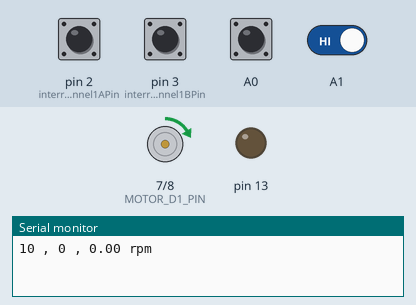
Simulated run of this sketch. Board: Arduino Uno, built with avr-gcc and run on an emulated ATmega328P. On the bench: motor-driver pin pairs drawn as motors (green arrow = first pin HIGH = forward, orange = second pin HIGH = backward, longer = more drive, scaled by the enable pin), output pins drawn as LEDs (lit = HIGH), the last lines printed to the serial monitor. Dashed ring = blinking. Inputs (shaded band) come from the test bench; at power-on: A0, A1, pin 2 (interruptChannel1APin), pin 3 (interruptChannel1BPin) HIGH.

Above: at 0.1 s.
At 1.4 s:
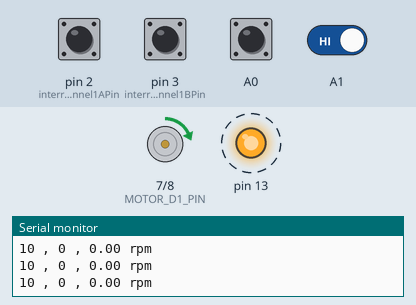
1.5 s: A1 driven LOW
At 6.12 s:
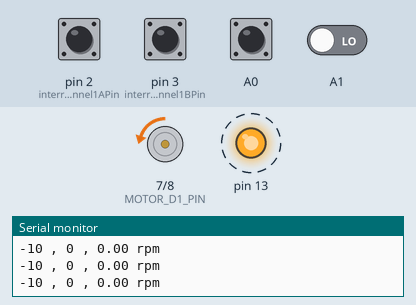
Timing chart, 0 to 15.9 s (numbered marks = the images above; inputs shaded):
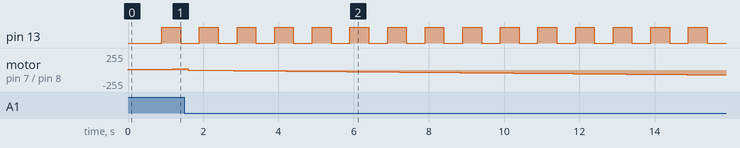

The sketch:

quiz3.ino
```cpp
#define MOTOR_D1_PIN 7
#define MOTOR_D2_PIN 8
#define MOTOR_PWM_PIN 6
int interruptChannel1APin = 2;
int interruptChannel1BPin = 3;
int delay_count = 0;
int setpoint= 10;
int fb_speed;
bool toggle;
int a;
volatile int encoderCount = 0;
volatile int encoderDir = 1;
void moveForward (int speed)
{
  digitalWrite(MOTOR_D1_PIN,HIGH);
  digitalWrite(MOTOR_D2_PIN,LOW);
  analogWrite(MOTOR_PWM_PIN,speed);
}

void moveBackward (int speed)
{
  digitalWrite(MOTOR_D1_PIN,LOW);
  digitalWrite(MOTOR_D2_PIN,HIGH);
  analogWrite(MOTOR_PWM_PIN,speed);
}
void setSpeed (int speed)
{
  if (speed>0)
  {
    if(speed>255)
    {speed=255;}
    moveForward(speed);
  }
 else if (speed<0)
 {
   speed=speed*(-1);
   if (speed>255)
   {speed=255;}
   moveBackward(speed);
 }
 else
 {moveForward(1);}
}
void Timer1_initialize (int period){
  noInterrupts();
  TCCR1A = 0;
  TCCR1B = 0;
  TCNT1  = 0;
  OCR1A = (16000000.0 / (256.0 * 1000.0)) * period -1;
  TCCR1B |= (1 << WGM12);
  TCCR1B |= (1 << CS12) | (0 << CS11) | (0 << CS10);
  TIMSK1 |= (1 << OCIE1A);
  interrupts();
}
void setup()
{
  pinMode(MOTOR_D1_PIN,OUTPUT);
  pinMode(MOTOR_D2_PIN,OUTPUT);
  pinMode(MOTOR_PWM_PIN,OUTPUT);
  pinMode(A0,INPUT);
  pinMode(A1,INPUT);
  pinMode(13,OUTPUT);
  pinMode(interruptChannel1APin,INPUT_PULLUP);
  pinMode(interruptChannel1BPin,INPUT_PULLUP);

  attachInterrupt(digitalPinToInterrupt(interruptChannel1APin),
                 Channel1A_callback, RISING);
  attachInterrupt(digitalPinToInterrupt(interruptChannel1BPin),
                 Channel1B_callback, RISING);
  Serial.begin(9600);

  Timer1_initialize(100);
}

int errori = 0;
float kp = 1.0;
float ki = 0.1;

void loop()
{
  int error = setpoint - fb_speed;
  int pid = kp*(float)(error) + ki*(float)(errori);
  errori+=error;
  setSpeed(pid);

  Serial.print(setpoint);
  Serial.print(" , ");
  Serial.print(fb_speed);
  Serial.print(" , ");
  Serial.print(-(fb_speed*100.0*2.0*60.0)/5500.0);//Added
  Serial.println(" rpm");//Added
  delay(200);
  if(digitalRead(A0) == 0){
    setpoint = abs(setpoint);
  }
  if(digitalRead(A1) == 0){
    setpoint = (-1)*abs(setpoint);
  }
}

void Channel1A_callback()
{
  if (digitalRead(interruptChannel1APin)==1 &&
  digitalRead(interruptChannel1BPin)==0)
   {
     encoderCount++;
    //encoderDir = 1;
   }
}

void Channel1B_callback()
{
  if (digitalRead(interruptChannel1APin)==0 &&
  digitalRead(interruptChannel1BPin)==1)
   {
     encoderCount--;
    //encoderDir = 0;
   }
}

ISR(TIMER1_COMPA_vect)
{
  fb_speed = encoderCount;
  encoderCount = 0;
  a++;
  if(a == 5){
  digitalWrite(13,toggle);
  toggle = !toggle;
  a = 0;
  }
}
```

Measured:
- by itself, pin 13: alternates HIGH for 0.50 s and LOW for 0.50 s
